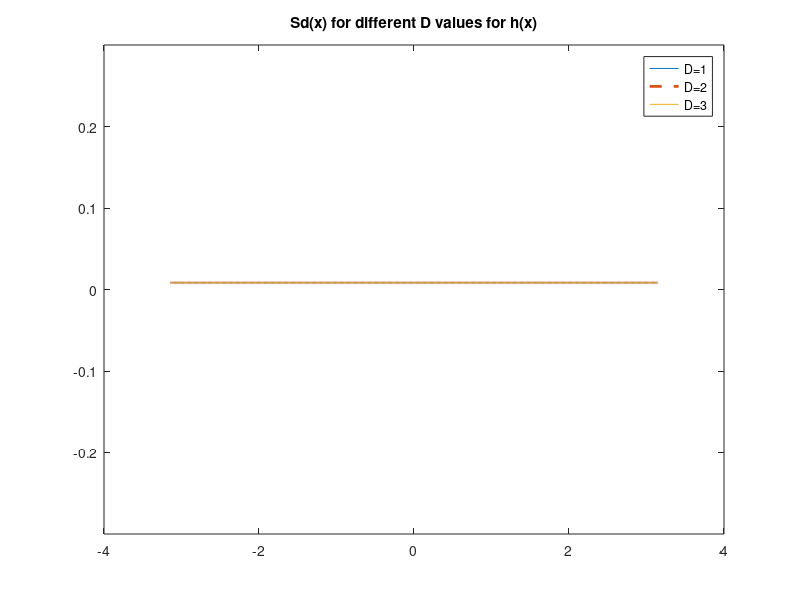

Reproduce this figure in MATLAB. (Note: this script raises an error after producing the figure.)
hx = @(x) cos(2*x)/(5-x);
D = 6;
N = 10000;
x = linspace(-pi, pi, N);
a0 = 1/pi * integral(hx, -pi, pi, 'ArrayValued', true);
display(a0);
a = zeros(1, D);
b = zeros(1, D);
for k = 1:D
    a(k) = 1/pi * trapz(x, hx(x).*cos(k*x));
    b(k) = 1/pi * trapz(x, hx(x).*sin(k*x));
end
display(a);
display(b);
%D = 1
s1 = @(x) a0/2 + sum(a.*cos((1:1).*x) + b.*sin((1:1).*x));
s1_vec = arrayfun(s1, x);
%D = 2
s2 = @(x) a0/2 + a(1)*cos(x) + b(1)*sin(x) + a(2)*cos(2*x) + b(2)*sin(2*x);
s2_vec = arrayfun(s2, x);
%D = 3
s3 = @(x) a0/2 + a(1)*cos(x) + b(1)*sin(x) + a(2)*cos(2*x) + b(2)*sin(2*x)+ a(3)*cos(3*x) + b(3)*sin(3*x);
s3_vec = arrayfun(s3,x);
%ploting the Sd for different D values
plot(x, s1_vec, '-');
hold on;
plot(x, s2_vec, '--', 'LineWidth', 2);
plot(x, s3_vec, '-');
hold off;
ylim([-0.3, 0.3]);
title('Sd(x) for different D values for h(x)');
legend('D=1', 'D=2', 'D=3');
errors = zeros(1, D);
for k = 1:D
sk = @(x) a0/2;
for i = 1:k
sk = @(x) sk(x) + a(i)*cos(i*x) + b(i)*sin(i*x);
end
errors(k) = sqrt(1/pi * integral(@(x) (hx(x) - sk(x)).^2, -pi, pi));
end
display(errors);